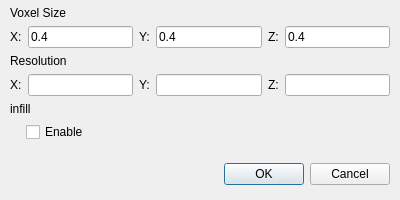
<?xml version="1.0" encoding="UTF-8"?>
<ui version="4.0">
 <class>VoxelizeWidget</class>
 <widget class="QWidget" name="VoxelizeWidget">
  <property name="geometry">
   <rect>
    <x>0</x>
    <y>0</y>
    <width>400</width>
    <height>200</height>
   </rect>
  </property>
  <property name="windowTitle">
   <string>VoxelizeWidget</string>
  </property>
  <layout class="QVBoxLayout" name="vlayout_widget">
   <property name="spacing">
    <number>6</number>
   </property>
   <property name="leftMargin">
    <number>10</number>
   </property>
   <property name="topMargin">
    <number>0</number>
   </property>
   <property name="rightMargin">
    <number>10</number>
   </property>
   <property name="bottomMargin">
    <number>15</number>
   </property>
   <item>
    <widget class="TitleBar" name="titleBar" native="true"/>
   </item>
   <item>
    <widget class="QLabel" name="lb_voxelSize">
     <property name="text">
      <string>Voxel Size</string>
     </property>
    </widget>
   </item>
   <item>
    <layout class="QHBoxLayout" name="hlayout_voxelSize">
     <item>
      <layout class="QHBoxLayout" name="hlayout_voxelSizeX">
       <item>
        <widget class="QLabel" name="lb_voxelSizeX">
         <property name="text">
          <string>X:</string>
         </property>
        </widget>
       </item>
       <item>
        <widget class="QLineEdit" name="le_voxelSizeX">
         <property name="text">
          <string>0.4</string>
         </property>
        </widget>
       </item>
      </layout>
     </item>
     <item>
      <layout class="QHBoxLayout" name="hlayout_voxelSizeY">
       <item>
        <widget class="QLabel" name="lb_voxelSizeY">
         <property name="text">
          <string>Y:</string>
         </property>
        </widget>
       </item>
       <item>
        <widget class="QLineEdit" name="le_voxelSizeY">
         <property name="text">
          <string>0.4</string>
         </property>
        </widget>
       </item>
      </layout>
     </item>
     <item>
      <layout class="QHBoxLayout" name="hlayout_voxelSizeZ">
       <item>
        <widget class="QLabel" name="lb_voxelSizeZ">
         <property name="text">
          <string>Z:</string>
         </property>
        </widget>
       </item>
       <item>
        <widget class="QLineEdit" name="le_voxelSizeZ">
         <property name="text">
          <string>0.4</string>
         </property>
        </widget>
       </item>
      </layout>
     </item>
    </layout>
   </item>
   <item>
    <widget class="QLabel" name="lb_resolution">
     <property name="text">
      <string>Resolution</string>
     </property>
    </widget>
   </item>
   <item>
    <layout class="QHBoxLayout" name="hlayout_resolution">
     <item>
      <layout class="QHBoxLayout" name="hlayout_resolutionX">
       <item>
        <widget class="QLabel" name="lb_resolutionX">
         <property name="text">
          <string>X:</string>
         </property>
        </widget>
       </item>
       <item>
        <widget class="QLineEdit" name="le_resolutionX">
         <property name="readOnly">
          <bool>true</bool>
         </property>
        </widget>
       </item>
      </layout>
     </item>
     <item>
      <layout class="QHBoxLayout" name="hlayout_resolutionY">
       <item>
        <widget class="QLabel" name="lb_resolutionY">
         <property name="text">
          <string>Y:</string>
         </property>
        </widget>
       </item>
       <item>
        <widget class="QLineEdit" name="le_resolutionY">
         <property name="readOnly">
          <bool>true</bool>
         </property>
        </widget>
       </item>
      </layout>
     </item>
     <item>
      <layout class="QHBoxLayout" name="hlayout_resolutionZ">
       <item>
        <widget class="QLabel" name="lb_resolutionZ">
         <property name="text">
          <string>Z:</string>
         </property>
        </widget>
       </item>
       <item>
        <widget class="QLineEdit" name="le_resolutionZ">
         <property name="readOnly">
          <bool>true</bool>
         </property>
        </widget>
       </item>
      </layout>
     </item>
    </layout>
   </item>
   <item>
    <layout class="QVBoxLayout" name="vlayout_solidModel">
     <item>
      <widget class="QLabel" name="lb_solidModel">
       <property name="text">
        <string>infill</string>
       </property>
      </widget>
     </item>
     <item>
      <layout class="QHBoxLayout" name="hlayout_solidModel">
       <item>
        <widget class="QLabel" name="lb_solidModelSpace">
         <property name="maximumSize">
          <size>
           <width>10</width>
           <height>16777215</height>
          </size>
         </property>
         <property name="text">
          <string/>
         </property>
        </widget>
       </item>
       <item>
        <widget class="QCheckBox" name="ckb_solidModel">
         <property name="text">
          <string>Enable</string>
         </property>
        </widget>
       </item>
      </layout>
     </item>
    </layout>
   </item>
   <item>
    <spacer name="spr_widget">
     <property name="orientation">
      <enum>Qt::Vertical</enum>
     </property>
     <property name="sizeHint" stdset="0">
      <size>
       <width>20</width>
       <height>39</height>
      </size>
     </property>
    </spacer>
   </item>
   <item>
    <widget class="QDialogButtonBox" name="btmbox_widget">
     <property name="standardButtons">
      <set>QDialogButtonBox::Cancel|QDialogButtonBox::Ok</set>
     </property>
    </widget>
   </item>
  </layout>
  <zorder>lb_voxelSize</zorder>
  <zorder>lb_resolution</zorder>
  <zorder>spr_widget</zorder>
  <zorder>btmbox_widget</zorder>
  <zorder>titleBar</zorder>
 </widget>
 <layoutdefault spacing="6" margin="11"/>
 <customwidgets>
  <customwidget>
   <class>TitleBar</class>
   <extends>QWidget</extends>
   <header>titlebar.hpp</header>
   <container>1</container>
  </customwidget>
 </customwidgets>
 <resources/>
 <connections/>
</ui>
